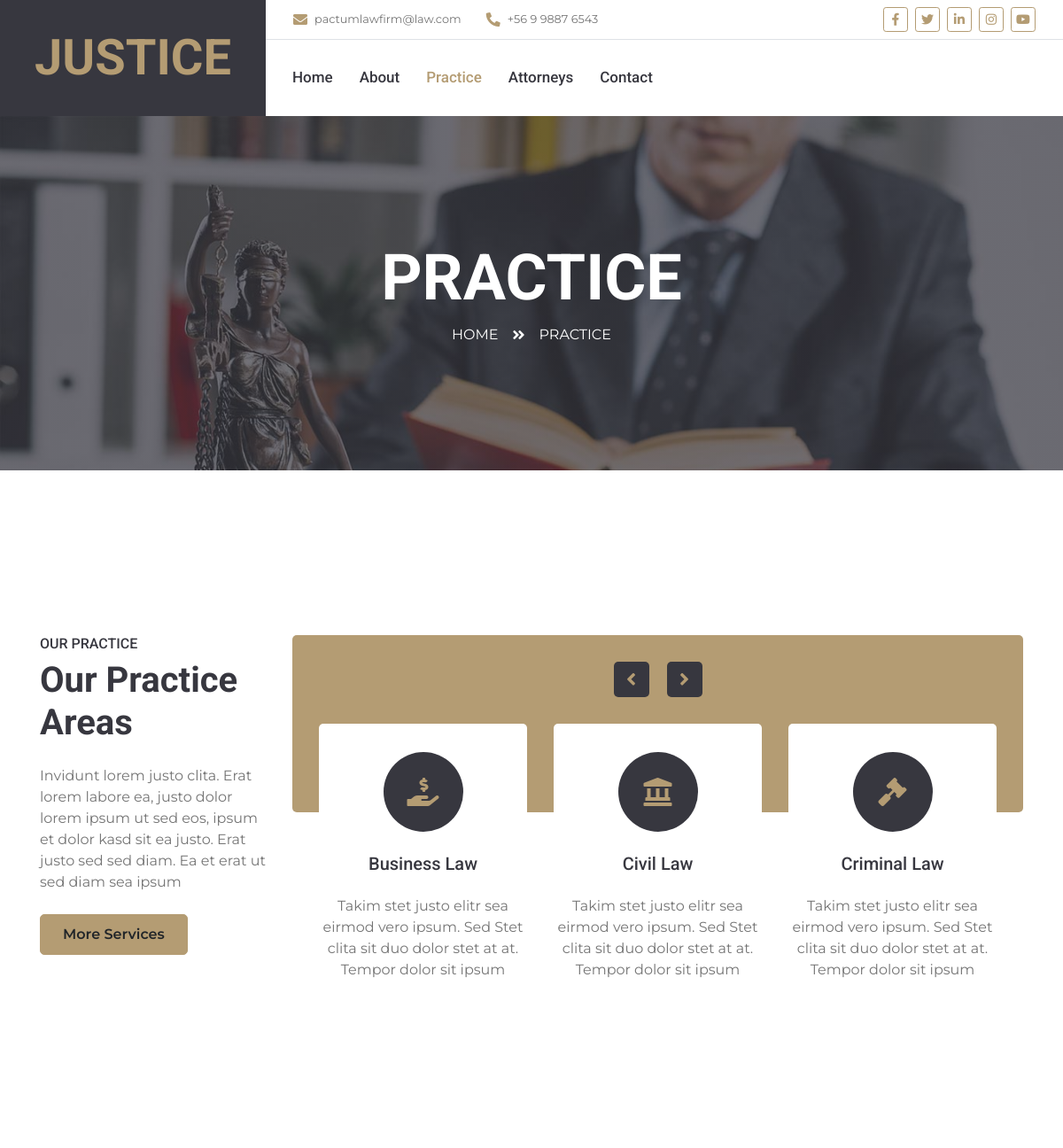
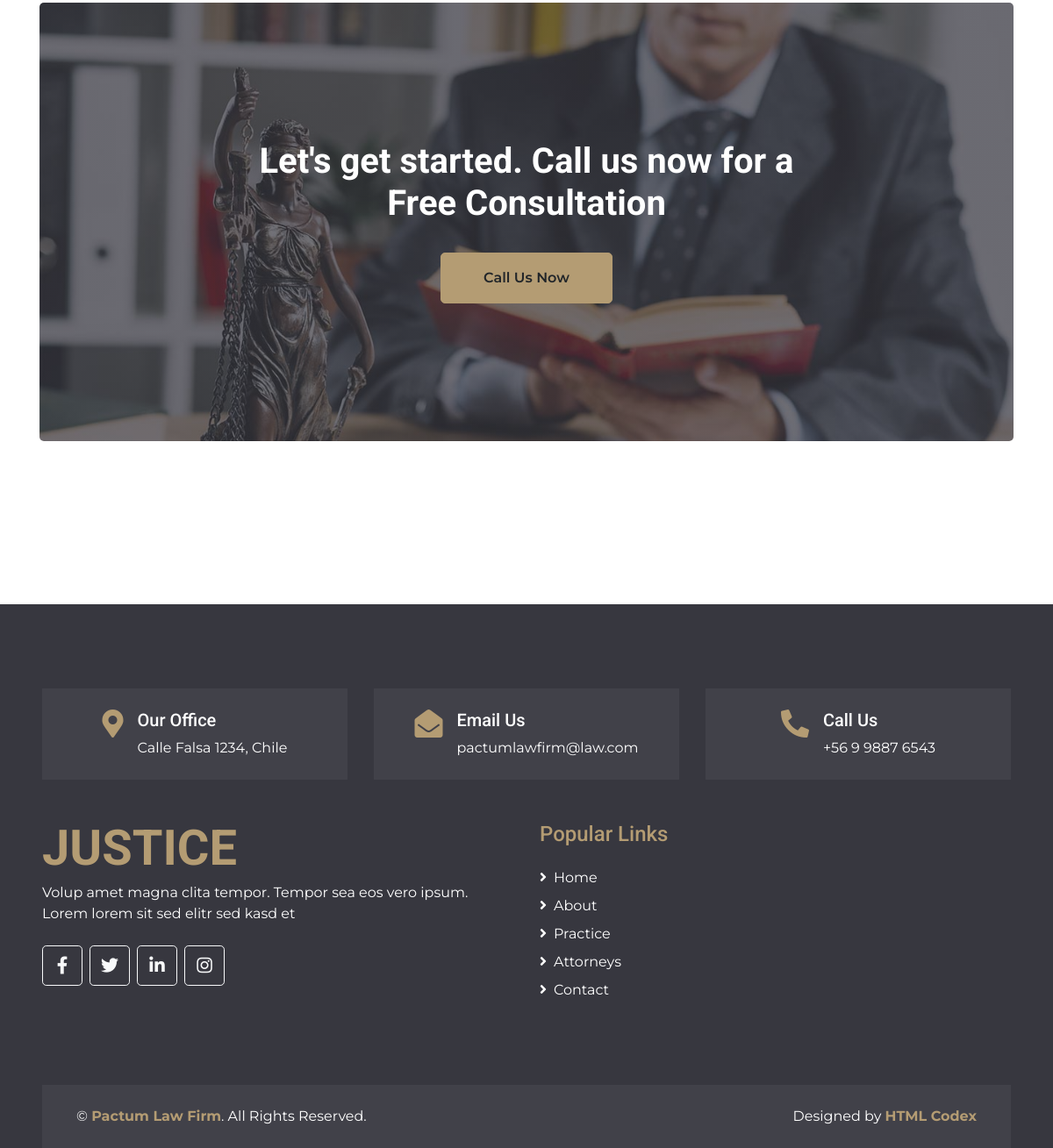
/practice/, run on the app's committed database (2 pictures, top to bottom).
### communications/models.py (models this page shows, shortened)
class ContactInfo(models.Model):
    phone_number = models.CharField(max_length=20,
                                    verbose_name="Número de Teléfono")
    email = models.EmailField(max_length=200,
                              verbose_name="Correo electrónico")
    class Meta:
        verbose_name = "Información de Contacto"
        verbose_name_plural = "Información de Contacto"
        ordering = ["id"]

class Address(models.Model):
    street = models.CharField(max_length=200,
                             verbose_name="Calle")
    number = models.IntegerField(verbose_name="Número")
    commune = models.CharField(max_length=200,
                               verbose_name="Comuna")
    country = models.CharField(max_length=200,
                               verbose_name="País")
    class Meta:
        verbose_name = "Dirección"
        verbose_name_plural = "Dirección"
        ordering = ["id"]

### practice/models.py (models this page shows, shortened)
class PracticeArea(models.Model):
    title = models.CharField(max_length=100, verbose_name="Título")
    description = models.CharField(max_length=200, verbose_name="Descripción")
    icon = IconField(max_length=255, verbose_name="Icono", help_text="Clase de Font Awesome")
    def get_practice_formatted_icon(self):
        return get_practice_formatted_icon(self.icon)
    class Meta:
        verbose_name = "Área de Práctica"
        verbose_name_plural = "Áreas de Práctica"
        ordering = ["title"]

### practice/views.py (the view)
# urls.py: path('', views.practice_view, name='practice'),
def practice_view(request, *args, **kwargs):
    return render(request, 'practice.html')

### core/templates/practice.html (shortened to what this page needs)
{% extends 'base.html' %}
{% load static %}
{% block content %}
<div class="container-fluid bg-page-header" style="margin-bottom: 90px;">
    <div class="container">
        <div class="d-flex flex-column align-items-center justify-content-center" style="min-height: 400px">
            <h3 class="display-3 text-white text-uppercase">Practice</h3>
            <div class="d-inline-flex text-white">
                <p class="m-0 text-uppercase"><a class="text-white" href="">Home</a></p>
                <i class="fa fa-angle-double-right pt-1 px-3"></i>
                <p class="m-0 text-uppercase">Practice</p>
            </div>
        </div>
    </div>
</div>
<div class="container-fluid py-5">
    <div class="container py-5">
        <div class="row">
            <div class="col-lg-3">
                <h6 class="text-uppercase">Our Practice</h6>
                <h1 class="mb-4">Our Practice Areas</h1>
                <p>Invidunt lorem justo clita. Erat lorem labore ea, justo dolor lorem ipsum ut sed eos, ipsum et dolor kasd sit ea justo. Erat justo sed sed diam. Ea et erat ut sed diam sea ipsum</p>
                <a href="{% url 'practice' %}" class="btn btn-primary mt-2">More Services</a>
            </div>
            <div class="col-lg-9 pt-5 pt-lg-0">
                <div class="owl-carousel service-carousel position-relative" style="margin-top: -100px; padding: 0 30px;">
                    {% for practice in practice_areas %}
                        <div class="d-flex flex-column align-items-center text-center bg-white rounded pt-4">
                            <div class="icon-box bg-secondary text-primary mt-2 mb-4">
                                <i class="{{ practice.formatted_icon }}"></i>
                            </div>
                            <h5 class="mb-4 px-4">{{practice.title}}</h5>
                            <p class="m-0">{{practice.description}}</p>
                        </div>
                    {% endfor %}
                </div>
            </div>
        </div>
    </div>
</div>
<div class="container-fluid py-5">
    <div class="container py-5">
        <div class="bg-action rounded" style="height: 500px;">
            <div class="row h-100 align-items-center justify-content-center">
                <div class="col-lg-7 text-center">
                    <h1 class="text-white mb-4">Let's get started. Call us now for a Free Consultation</h1>
                    <a class="btn btn-primary py-3 px-5 mt-2" href="{% url 'contact' %}">Call Us Now</a>
                </div>
            </div>
        </div>
    </div>
</div>
{% endblock content %}

### core/templates/base.html (shortened to what this page needs)
{% load static %}
<!DOCTYPE html>
<html lang="en">
<head>
    <link rel="stylesheet" href="https://cdnjs.cloudflare.com/ajax/libs/font-awesome/5.15.4/css/all.min.css">
    <link href="{% static 'core/lib/owlcarousel/assets/owl.carousel.min.css' %}" rel="stylesheet">
    <link href="{% static 'core/lib/tempusdominus/css/tempusdominus-bootstrap-4.min.css' %}" rel="stylesheet" />
    <link href="{% static 'core/css/style.css' %}" rel="stylesheet">
    <link rel="stylesheet" href="https://cdn.jsdelivr.net/npm/sweetalert2@11/dist/sweetalert2.min.css">
</head>
<body>
    {% load custom_filters %}
    <div class="container-fluid">
        <div class="row">
            <div class="col-lg-3 bg-secondary d-none d-lg-block">
                <a href="{% url 'index' %}" class="navbar-brand w-100 h-100 m-0 p-0 d-flex align-items-center justify-content-center">
                    <h1 class="m-0 display-4 text-primary text-uppercase">Justice</h1>
                </a>
            </div>
            <div class="col-lg-9">
                <div class="row bg-white border-bottom d-none d-lg-flex">
                    <div class="col-lg-7 text-left">
                        {% for contact_info in contact_info %}
                            <div class="h-100 d-inline-flex align-items-center py-2 px-3">
                                <i class="fa fa-envelope text-primary mr-2"></i>
                                <small>{{contact_info.email}}</small>
                            </div>
                            <div class="h-100 d-inline-flex align-items-center py-2 px-2">
                                <i class="fa fa-phone-alt text-primary mr-2"></i>
                                <small>{{contact_info.phone_number|format_phone}}</small>
                            </div>
                        {% endfor %}
                    </div>
                    <div class="col-lg-5 text-right">
                        <div class="d-inline-flex align-items-center p-2">
                            {% for network in social_network %}
                                {% if network.description|lower == 'facebook' %}
                                    <a class="btn btn-sm btn-outline-primary btn-sm-square mr-2" href="{{ network.link }}">
                                        <i class="{{ network.icon }}"></i>
                                    </a>
                                {% elif network.description|lower == 'twitter' %}
                                    <a class="btn btn-sm btn-outline-primary btn-sm-square mr-2" href="{{ network.link }}">
                                        <i class="{{ network.icon }}"></i>
                                    </a>
                                {% elif network.description|lower == 'linkedin' %}
                                    <a class="btn btn-sm btn-outline-primary btn-sm-square mr-2" href="{{ network.link }}">
                                        <i class="{{ network.icon }}"></i>
                                    </a>
                                {% elif network.description|lower == 'instagram' %}
                                    <a class="btn btn-sm btn-outline-primary btn-sm-square mr-2" href="{{ network.link }}">
                                        <i class="{{ network.icon }}"></i>
                                    </a>
                                {% elif network.description|lower == 'youtube' %}
                                    <a class="btn btn-sm btn-outline-primary btn-sm-square mr-2" href="{{ network.link }}">
                                        <i class="{{ network.icon }}"></i>
                                    </a>
                                {% endif %}
                            {% endfor %}
                        </div>
                    </div>
                </div>
                <nav class="navbar navbar-expand-lg bg-white navbar-light p-0">
                    <div class="collapse navbar-collapse justify-content-between" id="navbarCollapse">
                        <div class="navbar-nav mr-auto py-0">
                            <a href="{% url 'index' %}" class="nav-item nav-link {% if request.path == '/' %}active{% endif %}">Home</a>
                            <a href="{% url 'about' %}" class="nav-item nav-link {% if request.path == '/about/' %}active{% endif %}">About</a>
                            <a href="{% url 'practice' %}" class="nav-item nav-link {% if request.path == '/practice/' %}active{% endif %}">Practice</a>
                            <a href="{% url 'attorneys' %}" class="nav-item nav-link {% if request.path == '/attorneys/' %}active{% endif %}">Attorneys</a>
                            <a href="{% url 'contact' %}" class="nav-item nav-link {% if request.path == '/contact/' %}active{% endif %}">Contact</a>
                        </div>
                    </div>
                </nav>
            </div>
        </div>
    </div>
    {% block content %}{% endblock content %}
    {% load sweetify %}
    <div class="container-fluid bg-secondary text-white pt-5 px-sm-3 px-md-5" style="margin-top: 90px;">
        <div class="row mt-5">
            <div class="col-lg-4">
                <div class="d-flex justify-content-lg-center p-4" style="background: rgba(256, 256, 256, .05);">
                    <i class="fa fa-2x fa-map-marker-alt text-primary"></i>
                    <div class="ml-3">
                        <h5 class="text-white">Our Office</h5>
                        {% for address in address %}
                            <p class="m-0">{{address.street}} {{address.number}}, {{address.country}}</p>
                        {% endfor %}
                    </div>
                </div>
            </div>
            <div class="col-lg-4">
                <div class="d-flex justify-content-lg-center p-4" style="background: rgba(256, 256, 256, .05);">
                    <i class="fa fa-2x fa-envelope-open text-primary"></i>
                    <div class="ml-3">
                        <h5 class="text-white">Email Us</h5>
                            {% for contact_info in contact_info %}
                                <p class="m-0">{{contact_info.email}}</p>
                            {% endfor %}
                    </div>
                </div>
            </div>
            <div class="col-lg-4">
                <div class="d-flex justify-content-lg-center p-4" style="background: rgba(256, 256, 256, .05);">
                    <i class="fa fa-2x fa-phone-alt text-primary"></i>
                    <div class="ml-3">
                        <h5 class="text-white">Call Us</h5>
                            {% for contact_info in contact_info %}
                                <p class="m-0">{{contact_info.phone_number|format_phone}}</p>
                            {% endfor %}
                    </div>
                </div>
            </div>
        </div>
        <div class="row pt-5">
            <div class="col-lg-6 col-md-6 mb-5">
                <a href="index.html" class="navbar-brand">
                    <h1 class="m-0 mt-n2 display-4 text-primary text-uppercase">Justice</h1>
                </a>
                <p>Volup amet magna clita tempor. Tempor sea eos vero ipsum. Lorem lorem sit sed elitr sed kasd et</p>
                <div class="d-flex justify-content-start mt-4">
                    {% for network in social_network %}
                        {% if network.description|lower == 'twitter' %}
                            <a class="btn btn-lg btn-outline-light btn-lg-square mr-2" href="{{ network.link }}">
                                <i class="{{ network.icon }}"></i>
                            </a>
                        {% elif network.description|lower == 'facebook' %}
                            <a class="btn btn-lg btn-outline-light btn-lg-square mr-2" href="{{ network.link }}">
                                <i class="{{ network.icon }}"></i>
                            </a>
                        {% elif network.description|lower == 'linkedin' %}
                            <a class="btn btn-lg btn-outline-light btn-lg-square mr-2" href="{{ network.link }}">
                                <i class="{{ network.icon }}"></i>
                            </a>
                        {% elif network.description|lower == 'instagram' %}
                            <a class="btn btn-lg btn-outline-light btn-lg-square" href="{{ network.link }}">
                                <i class="{{ network.icon }}"></i>
                            </a>
                        {% endif %}
                    {% endfor %}
                </div>
            </div>
            <div class="col-lg-6 col-md-6 mb-5">
                <h4 class="font-weight-semi-bold text-primary mb-4">Popular Links</h4>
                <div class="d-flex flex-column justify-content-start">
                    <a class="text-white mb-2" href="{% url 'index' %}"><i class="fa fa-angle-right mr-2"></i>Home</a>
                    <a class="text-white mb-2" href="{% url 'about' %}"><i class="fa fa-angle-right mr-2"></i>About</a>
                    <a class="text-white mb-2" href="{% url 'practice' %}"><i class="fa fa-angle-right mr-2"></i>Practice</a>
                    <a class="text-white mb-2" href="{% url 'attorneys' %}"><i class="fa fa-angle-right mr-2"></i>Attorneys</a>
                    <a class="text-white" href="{% url 'contact' %}"><i class="fa fa-angle-right mr-2"></i>Contact</a>
                </div>
            </div>
        </div>
        <div class="row p-4 mt-5 mx-0" style="background: rgba(256, 256, 256, .05);">
            <div class="col-md-6 text-center text-md-left mb-3 mb-md-0">
                <p class="m-0 text-white">&copy; <a class="font-weight-bold" href="#">Pactum Law Firm</a>. All Rights Reserved.</p>
            </div>
            <div class="col-md-6 text-center text-md-right">
                <p class="m-0 text-white">Designed by <a class="font-weight-bold" href="https://htmlcodex.com">HTML Codex</a></p>
            </div>
        </div>
    </div>
</body>
</html>

### data on the page
ContactInfo: email "pactumlawfirm@law.com", phone_number "+56 9 9887 6543"
PracticeArea: title "Business Law", description "Takim stet justo elitr sea eirmod vero ipsum. Sed Stet clita sit duo dolor stet at at. Tempor dolor sit ipsum"
PracticeArea: title "Civil Law", description "Takim stet justo elitr sea eirmod vero ipsum. Sed Stet clita sit duo dolor stet at at. Tempor dolor sit ipsum"
PracticeArea: title "Criminal Law", description "Takim stet justo elitr sea eirmod vero ipsum. Sed Stet clita sit duo dolor stet at at. Tempor dolor sit ipsum"
Address: street "Calle Falsa", number "1234", country "Chile"
